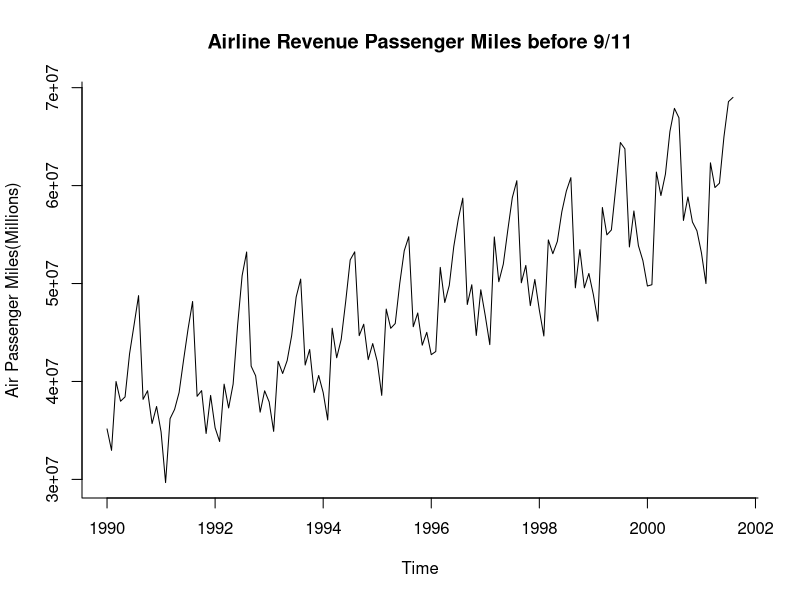
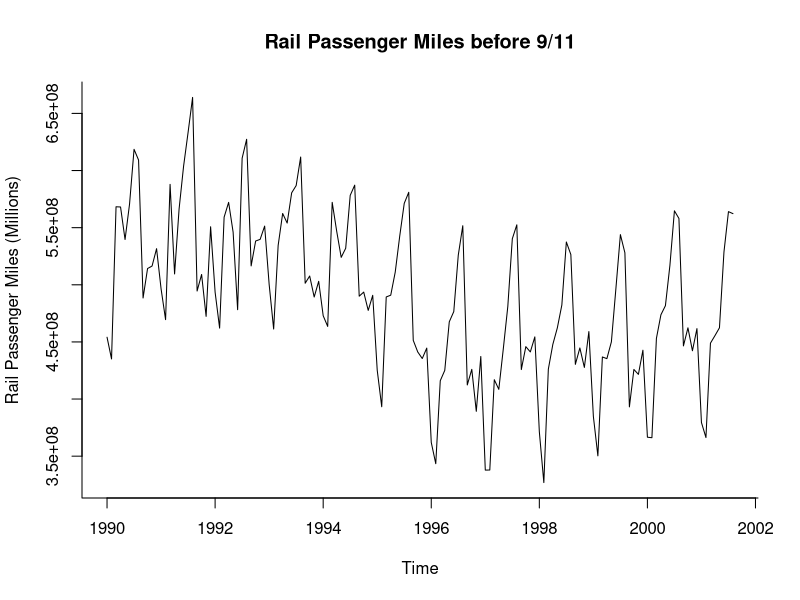
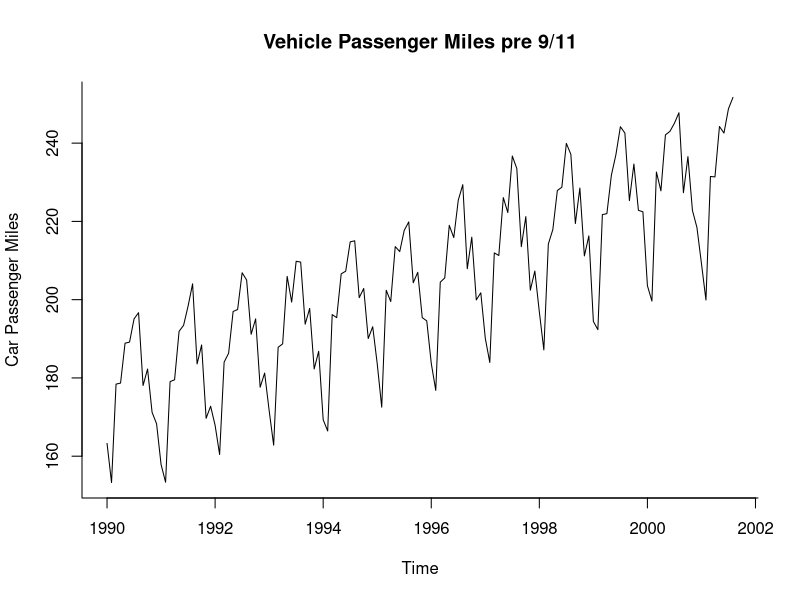
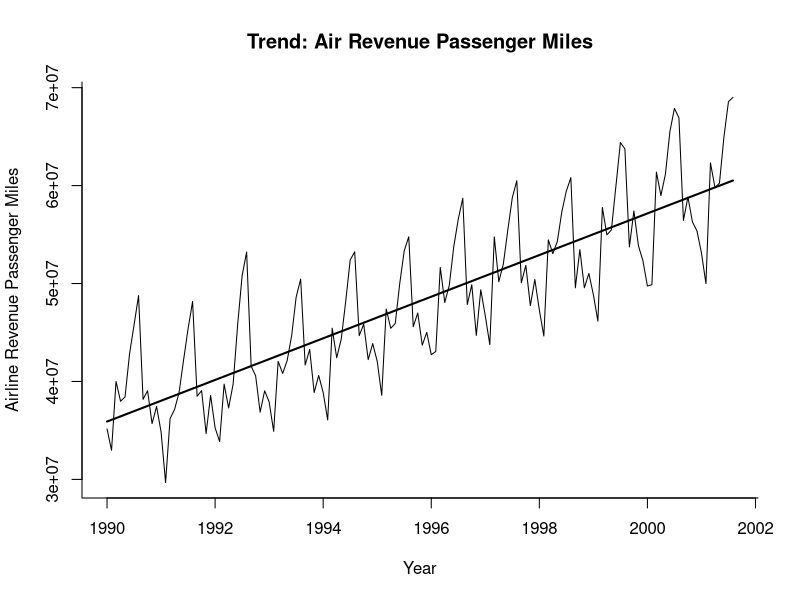
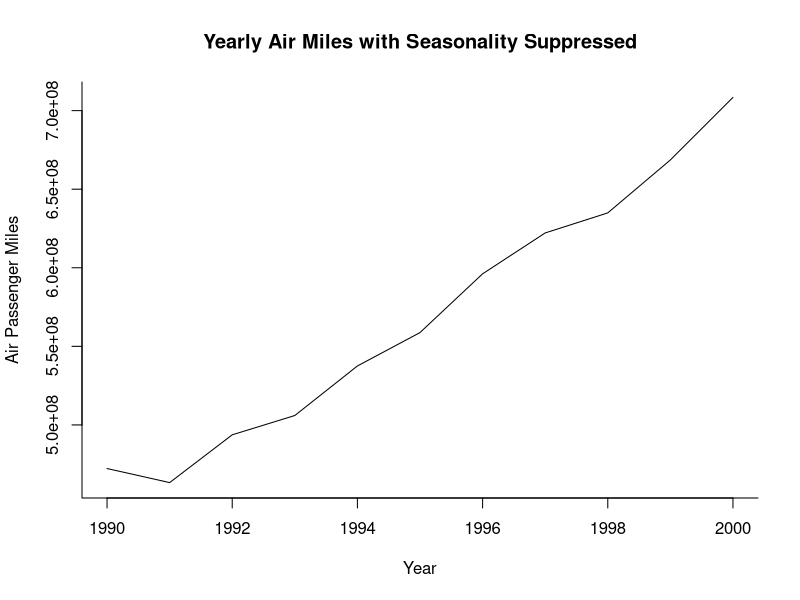
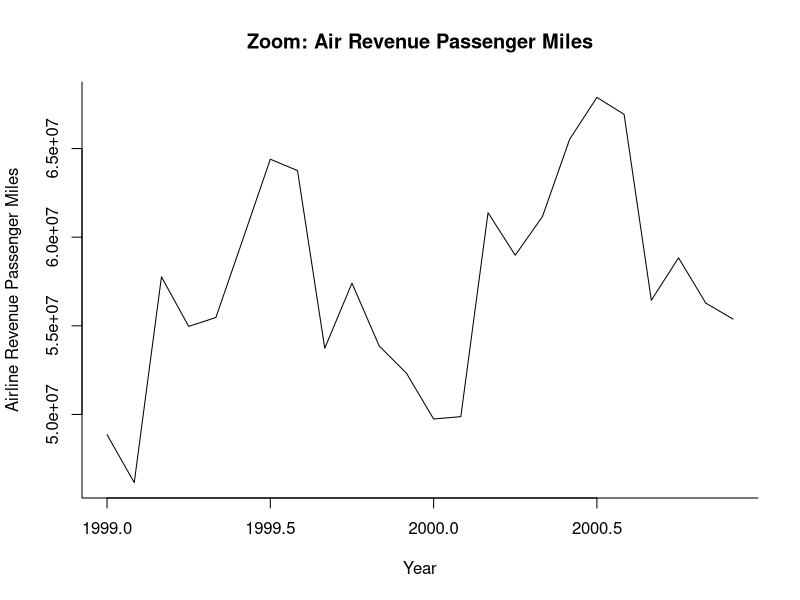
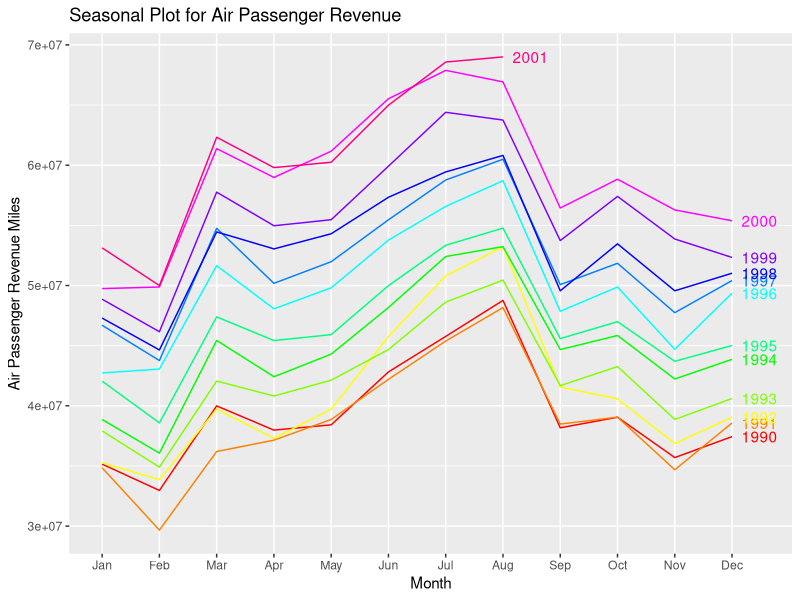
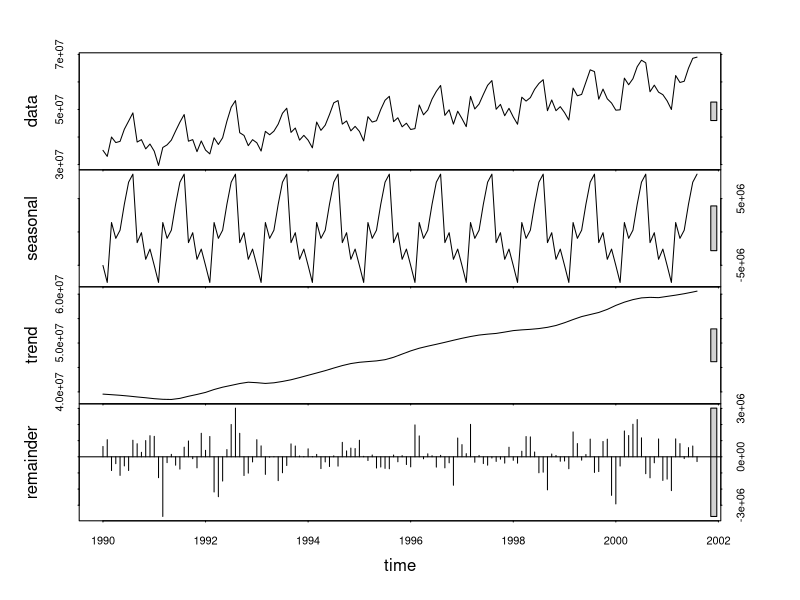

Recreate these plots in R, in order.
## ---- chunk 1
library(forecast)
## ---- chunk 2
Traveldata <- read.csv("Sept11Travel.csv")
Traveldata 
## ---- chunk 3
#pre-event time series for Air 

Air_pre911.ts <- ts(Traveldata$Air,  start = c(1990, 1), end = c(2001, 8), frequency = 12)
Air_pre911.plot <- plot(Air_pre911.ts, ylab = "Air Passenger Miles(Millions)", type="l", bty="l",  main = "Airline Revenue Passenger Miles before 9/11")


## ---- chunk 4
#pre-event time series for Rail

Rail.ts <- ts(Traveldata$Rail,  start = c(1990, 1), end = c(2001, 8), frequency = 12)
Rail.plot <- plot(Rail.ts, ylab = "Rail Passenger Miles (Millions)", type="l", bty="l", main = "Rail Passenger Miles before 9/11")


## ---- chunk 5
# Pre-event time series for Car
vehicle.ts<- ts(Traveldata$VMT, start = c(1990, 1), end = c(2001,8), frequency = 12)
VMTPlot<- plot(vehicle.ts, ylab = "Car Passenger Miles", type="l", bty="l", main = "Vehicle Passenger Miles pre 9/11")  
  
## ---- chunk 6
airlinear <- tslm(Air_pre911.ts   ~ trend)
plot(Air_pre911.ts , xlab = "Year", ylab = "Airline Revenue Passenger Miles", bty = "l", main = "Trend: Air Revenue Passenger Miles")
lines(airlinear$fitted, lwd=2)
## ---- chunk 7
yearlyAir <- aggregate(Air_pre911.ts, nfrequency=1, FUN=sum)
plot(yearlyAir, xlab = "Year", ylab = "Air Passenger Miles",bty="l", main = "Yearly Air Miles with Seasonality Suppressed")
## ---- chunk 8
#zooming in 
air.ts.zoom <- window(Air_pre911.ts, start = c(1999, 1), end = c(2000, 12))
plot(air.ts.zoom, xlab = "Year", ylab = "Airline Revenue Passenger Miles", bty = "l", main = "Zoom: Air Revenue Passenger Miles")
## ---- chunk 9
ggseasonplot(Air_pre911.ts, col =rainbow(12), year.labels=TRUE, ylab = "Air Passenger Revenue Miles", main = "Seasonal Plot for Air Passenger Revenue")
## ---- chunk 10
# Visualizing Air RPM Time Series
air_seasonality <- stl(Air_pre911.ts, s.window = "period")
plot(air_seasonality)
## ---- chunk 11
#show downward linear trend
Rail.ts <- ts(Traveldata$Rail, start = c(1990, 1), end = c(2001, 8), frequency = 12)
trainlinear <- tslm(Rail.ts ~ trend)
plot(Rail.ts, xlab = "Year", ylab = "Rail Passenger Miles", bty = "l", main = "Trend: Rail Passenger Miles")
lines(trainlinear$fitted, lwd = 2)

## ---- chunk 12
quarterlyRail <- aggregate(Rail.ts, nfrequency=4, FUN=sum)
plot(quarterlyRail, xlab = "Year", ylab = "Rail Passenger Miles", bty="l", main = "Rail Miles by Quarter with Seasonality Suppressed")
## ---- chunk 13
ggseasonplot(Rail.ts, col =rainbow(12), year.labels=TRUE, ylab = "Rail Passenger Revenue Miles", main = "Season Plot for Rail Miles Travelled")
## ---- chunk 14
Rail.ts.zoom <- window(Rail.ts, start = c(1998, 1), end = c(2000, 12))
plot(Rail.ts.zoom, xlab = "Year", ylab = "Rail Passenger Miles", bty = "l", main = "Zoom: Rail Passenger Miles")
## ---- chunk 15
carlinear <- tslm(vehicle.ts ~ trend)
plot(vehicle.ts, xlab = "Year", ylab = "Car Passenger Miles", bty = "l", main = "Trend: Vehicle Passenger Miles")
lines(carlinear$fitted, lwd = 2)
## ---- chunk 16
quarterlyAuto <- aggregate(vehicle.ts, nfrequency=4, FUN=sum)
plot(quarterlyAuto, xlab = "Year", ylab = "Car Passenger Miles",main = "Quarterly Vehicle with Seasonality Suppressed", bty="l")
## ---- chunk 17
yearlyAuto <- aggregate(vehicle.ts, nfrequency=1, FUN=sum)
plot(yearlyAuto, xlab = "Year", ylab = "Car Passenger Miles", main = "Yearly Car with Seasonality Suppressed",  bty="l")
## ---- chunk 18
ggseasonplot(vehicle.ts, col =rainbow(12), year.labels=TRUE, ylab = "Car Passenger Miles", main = "Season Plot for Vehicle Miles Travelled", bty="l")
## ---- chunk 19
car.ts.zoom <- window(vehicle.ts, start = c(1998, 1), end = c(2000, 12))
plot(car.ts.zoom, xlab = "Year", ylab = "Car Passenger Miles", bty = "l", main = "Zoom: Car Passenger Miles")
